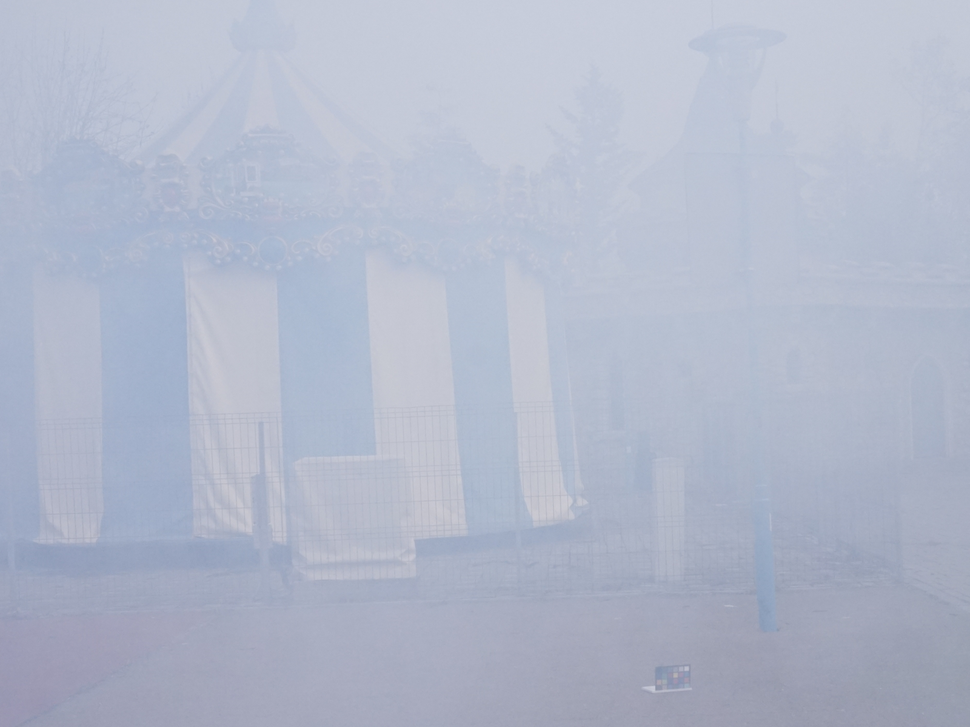
#> input picture 01_sim/IPU/Testbench_Grayscale Image Converter_System/sim/image/47_hazy.png, 970 x 727 px, shrunk from 1600 x 1200 before the run, found by its file name
$ python run_full_flow_image.py
#> lines starting #> are read from the running program, lines starting #| are printed output that depends on the picture
#> in main, img is the input picture: PIL image 970x727 RGB; mean R, G, B 177.9, 184.8, 202.7
### thesis2542026/03_sw/dark_channel.py
"""
Dark Channel Prior - Python Reference Model
=============================================
Algorithm: Dark Channel J^dark(x) = min_c∈{R,G,B}(min_y∈Ω(x)(J^c(y)))

For single pixel: dark_channel = min(R, G, B)

Reference: "Single Image Haze Removal Using Dark Channel Prior" - He et al., CVPR 2009
"""

import numpy as np
from pathlib import Path

# =============================================================================
# Core Algorithm
# =============================================================================
# [11 lines left out: function compute_dark_channel_pixel, not called in this run]


def compute_dark_channel_image(img: np.ndarray, patch_size: int = 15) -> np.ndarray:
    """
    Compute dark channel for full image with local patch.

    Args:
        img: RGB image (H x W x 3), values 0-255
        patch_size: Local patch size (default 15x15)

    Returns:
        dark_channel: (H x W), values 0-255
    """
#> called with patch_size = 15
    # Min across RGB channels
    min_channel = np.min(img, axis=2).astype(np.float32)
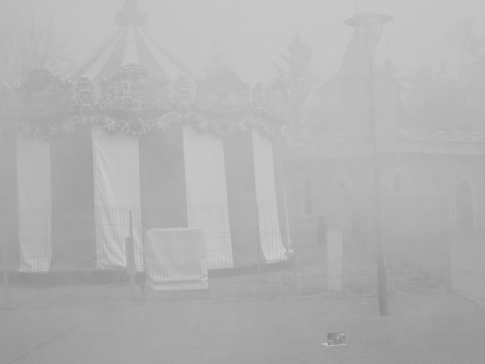
#> min_channel: shape (727, 970) float32 (shown at 1/2 size); min 131, max 203, mean 177.9

    # Min filter with local patch
    h, w = min_channel.shape
    pad = patch_size // 2
    padded = np.pad(min_channel, pad, mode='edge')

    dark_channel = np.zeros_like(min_channel)
    for i in range(h):
        for j in range(w):
            dark_channel[i, j] = np.min(padded[i:i+patch_size, j:j+patch_size])

    return dark_channel.astype(np.uint8)


# =============================================================================
# Test Patterns
# =============================================================================
TEST_PATTERNS = [
    # (R, G, B, description)
    (255, 255, 255, "White - No haze info"),
    (128, 128, 128, "Gray - Uniform"),
    (64, 64, 64, "Dark gray"),
    (0, 0, 0, "Black"),

    # Hazy scenes
    (240, 240, 116, "Light hazy sky"),
    (200, 210, 180, "Light atmospheric"),
    (150, 160, 140, "Medium haze"),
    (100, 110, 90, "Heavy haze"),
    (50, 55, 45, "Very heavy haze"),

    # Natural scenes
    (97, 204, 98, "Green vegetation"),
    (19, 72, 7, "Dark vegetation"),
    (181, 71, 16, "Brown/orange"),
    (142, 244, 154, "Teal sky"),
    (226, 208, 124, "Sunset"),

    # Pure colors
    (255, 0, 0, "Pure red"),
    (0, 255, 0, "Pure green"),
    (0, 0, 255, "Pure blue"),
    (255, 255, 0, "Yellow"),
    (0, 255, 255, "Cyan"),
    (255, 0, 255, "Magenta"),
]


# =============================================================================
# File Generation
# =============================================================================
# [78 lines left out: functions generate_files, demo, not called in this run]


# [3 lines that do not run on import are left out]

### thesis2542026/03_sw/atmospheric_light.py
"""
Atmospheric Light Estimation - Python Reference Model
======================================================
Algorithm:
    1. Find top 0.1% brightest pixels in dark channel
    2. Among those, select pixel with highest RGB intensity
    3. Return RGB values as atmospheric light A

For single pixel testing: If dark_value > threshold, use pixel as A

Reference: "Single Image Haze Removal Using Dark Channel Prior" - He et al., CVPR 2009
"""

import numpy as np
from pathlib import Path

# =============================================================================
# Constants
# =============================================================================
DARK_THRESHOLD = 128  # Threshold for atmospheric light estimation

# =============================================================================
# Core Algorithm
# =============================================================================
# [22 lines left out: function estimate_atmospheric_light_pixel, not called in this run]


def estimate_atmospheric_light_image(img: np.ndarray, dark_channel: np.ndarray,
                                      top_percent: float = 0.001) -> np.ndarray:
    """
    Estimate atmospheric light from full image.

    Args:
        img: RGB image (H x W x 3)
        dark_channel: Dark channel (H x W)
        top_percent: Top percentage of bright pixels (default 0.1%)

    Returns:
        A: Atmospheric light [A_R, A_G, A_B]
    """
    h, w, _ = img.shape
    num_top = max(1, int(h * w * top_percent))

    # Get indices of top bright pixels in dark channel
    indices = np.argsort(dark_channel.flatten())[-num_top:]
    y_coords, x_coords = indices // w, indices % w

    # Find pixel with maximum intensity
    max_intensity = 0
    A = np.zeros(3, dtype=np.uint8)

    for y, x in zip(y_coords, x_coords):
        intensity = int(img[y, x].sum())
        if intensity > max_intensity:
            max_intensity = intensity
            A = img[y, x].copy()

    return A


# =============================================================================
# Test Patterns
# =============================================================================
TEST_PATTERNS = [
    # (R, G, B, Dark, description)
    # High haze (bright dark channel)
    (255, 255, 255, 255, "Pure white - Max haze"),
    (240, 245, 250, 240, "Very bright sky"),
    (220, 230, 235, 220, "Bright hazy sky"),
    (200, 210, 215, 200, "Medium hazy"),
    (180, 190, 195, 180, "Light haze"),

    # Medium haze
    (160, 170, 175, 160, "Slight haze"),
    (128, 135, 140, 128, "Gray haze"),

    # Low haze (dark in dark channel)
    (100, 110, 115, 100, "Weak haze"),
    (80, 90, 95, 80, "Very weak haze"),
    (60, 70, 75, 60, "Minimal haze"),

    # Color-biased atmospheric light
    (255, 200, 180, 180, "Warm atmospheric"),
    (180, 200, 255, 180, "Cool atmospheric"),
    (255, 220, 200, 200, "Sunset light"),
    (200, 220, 255, 200, "Sky light"),

    # Edge cases
    (0, 0, 0, 0, "Black - No light"),
    (255, 0, 0, 0, "Pure red"),
    (0, 255, 0, 0, "Pure green"),
    (0, 0, 255, 0, "Pure blue"),

    # Typical scenarios
    (150, 160, 165, 150, "Typical hazy day"),
    (190, 200, 210, 190, "Dense fog"),
]


# =============================================================================
# File Generation
# =============================================================================
# [89 lines left out: functions generate_files, demo, not called in this run]


# [3 lines that do not run on import are left out]

### thesis2542026/03_sw/run_full_flow_image.py
#!/usr/bin/env python3
"""Run full 03_sw haze-removal flow on a real image and dump stage images.

Default input is image 47 from the IPU simulation folder.
Outputs are saved to 03_sw/image.
"""

from pathlib import Path
import argparse
import numpy as np
from PIL import Image
from PIL import ImageFilter

from dark_channel import compute_dark_channel_image
from atmospheric_light import estimate_atmospheric_light_image


# Match current software/RTL-oriented parameters
A0 = 150
USE_SKY = 1
T_SKY = 255
OMEGA_Q8 = 243
T_MIN_COARSE = 26
MODIFICATION_VALUE = 255
TX_MIN_RECOVERY = 15
ADC_PATCH = 5

# IPU haze_removal_core post parameters
RECOVERY_TX_MIN = 73
DENSE_HAZE_TH = 117
DENSE_HAZE_SUB = 8
SHARP_NUM = 5
SHARP_SHIFT = 6
DARK_GUARD_Y = 40
DARK_GUARD_MARGIN = 20
MID_DARK_Y1 = 64
MID_DARK_Y2 = 96
MID_DARK_Y3 = 128
MID_DARK_MARGIN1 = 12
MID_DARK_MARGIN2 = 18
MID_DARK_MARGIN3 = 28

# Hardware-like tone calibration and foliage denoise
POST_BIAS = 2
POST_LIFT_SHIFT = 6
POST_HAZE_SHIFT = 5
SHARP_NUM_DARK = 2
SHARP_NUM_BRIGHT = 3
FOLIAGE_Y_MAX = 120
FOLIAGE_G_MIN = 28
FOLIAGE_G_DOM = 10
OUTPUT_GAMMA = 1.25
CORNER_Y_START_RATIO = 0.72
CORNER_X_START_RATIO = 0.72
CORNER_NEUTRAL_SAT_MAX = 26
CORNER_Y_MAX = 165
CORNER_BLEND_ORIG = 2
CORNER_BLEND_SMOOTH = 5
CORNER_LIFT_CAP = 16
CORNER_FEATHER_RADIUS = 2
CORNER_SRC_BLEND = 2
CORNER_TONE_BLEND = 5


def clamp_u8(arr: np.ndarray) -> np.ndarray:
    return np.clip(arr, 0, 255).astype(np.uint8)


def rgb_to_gray_fixed(img_rgb: np.ndarray) -> np.ndarray:
    r = img_rgb[:, :, 0].astype(np.int32)
    g = img_rgb[:, :, 1].astype(np.int32)
    b = img_rgb[:, :, 2].astype(np.int32)
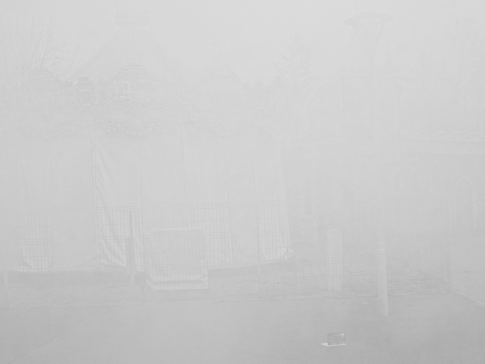
#> b: shape (727, 970) int32 (shown at 1/2 size); min 163, max 222, mean 202.7

    s = 5 * r + 9 * g + 2 * b
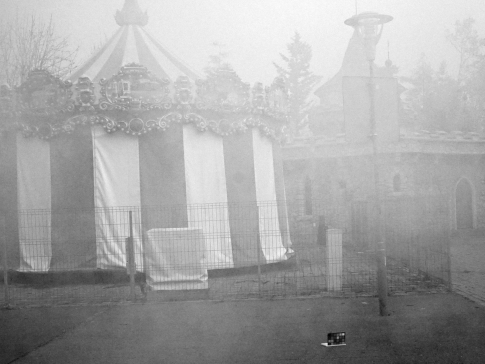
#> s: shape (727, 970) int32 (shown at 1/2 size); min 2311, max 3311, mean 2958.4; drawn with min black and max white
    integer = (s >> 4) & 0xFF
    fraction = s & 0xF
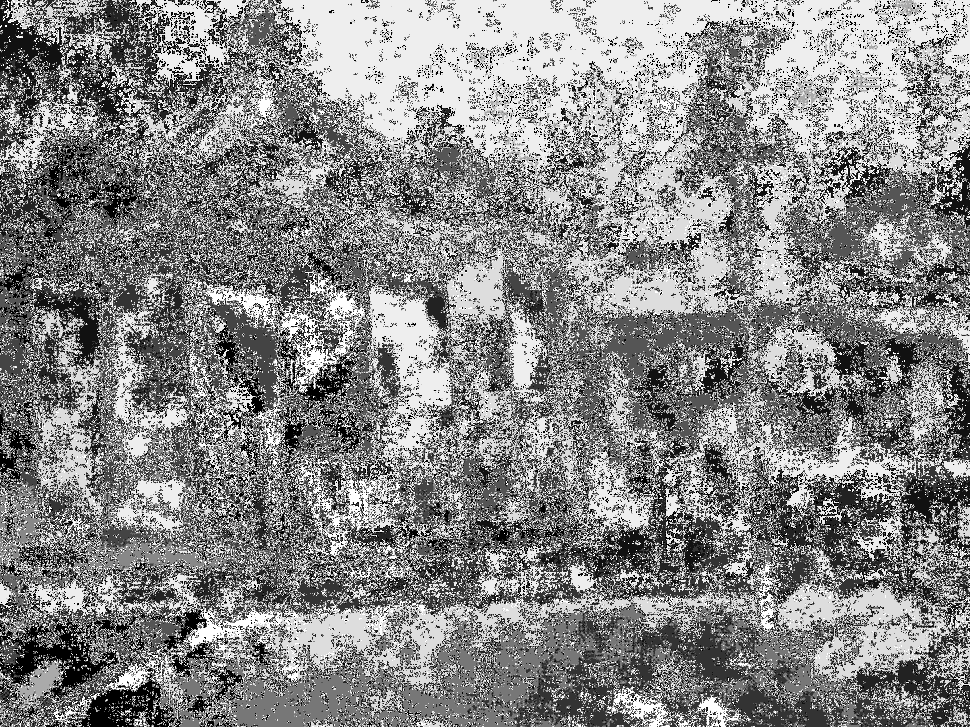
#> fraction: shape (727, 970) int32; min 0, max 15, mean 7.96; drawn with min black and max white

    # round-to-even (mode=2) from grayscale.py
    gray = integer.copy()
    gray[fraction > 8] = (gray[fraction > 8] + 1) & 0xFF
    tie = fraction == 8
#> tie: shape (727, 970) bool; 3.4% white in thin lines or dots
#> (the rest of the program and of its run is left out)
